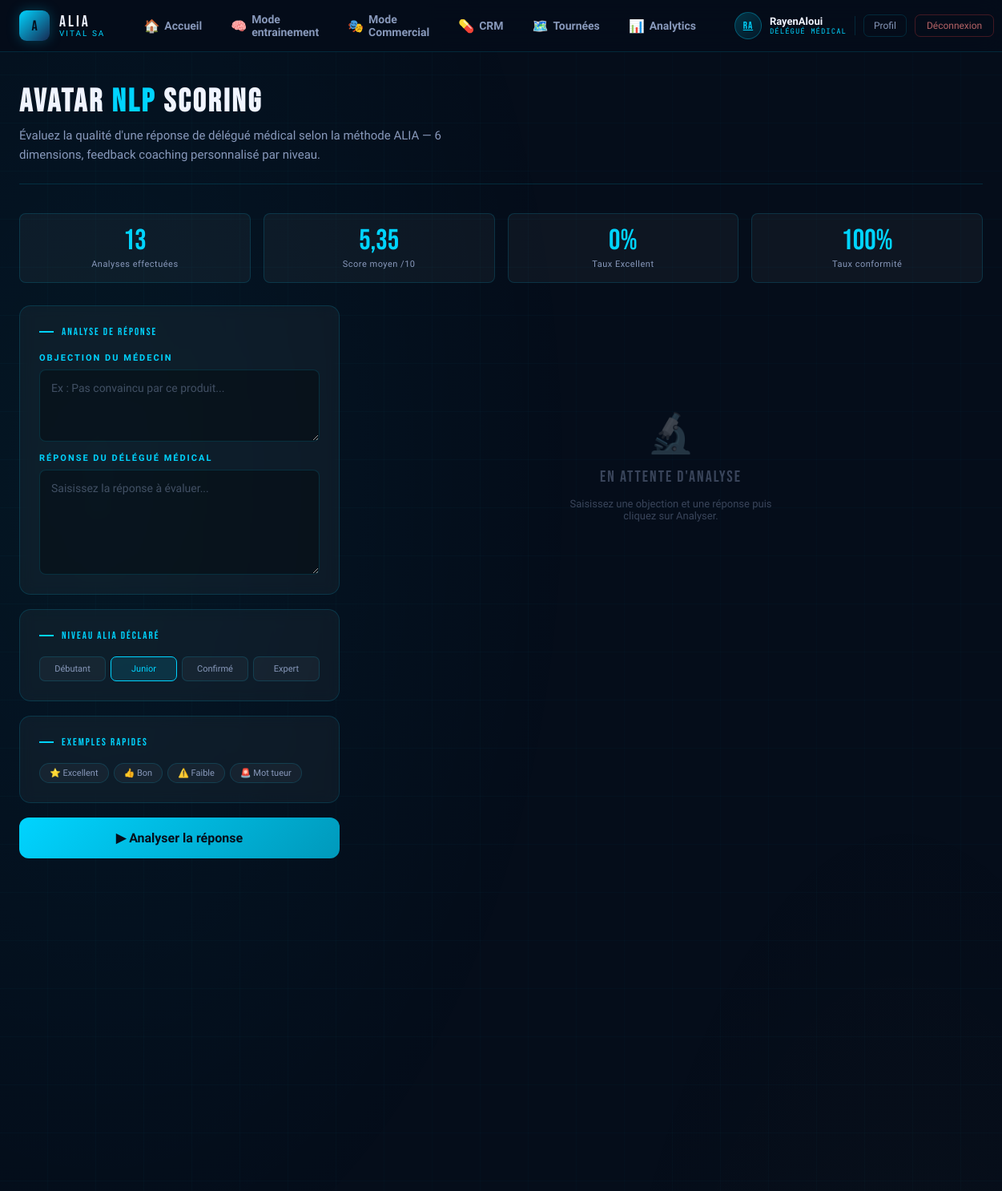
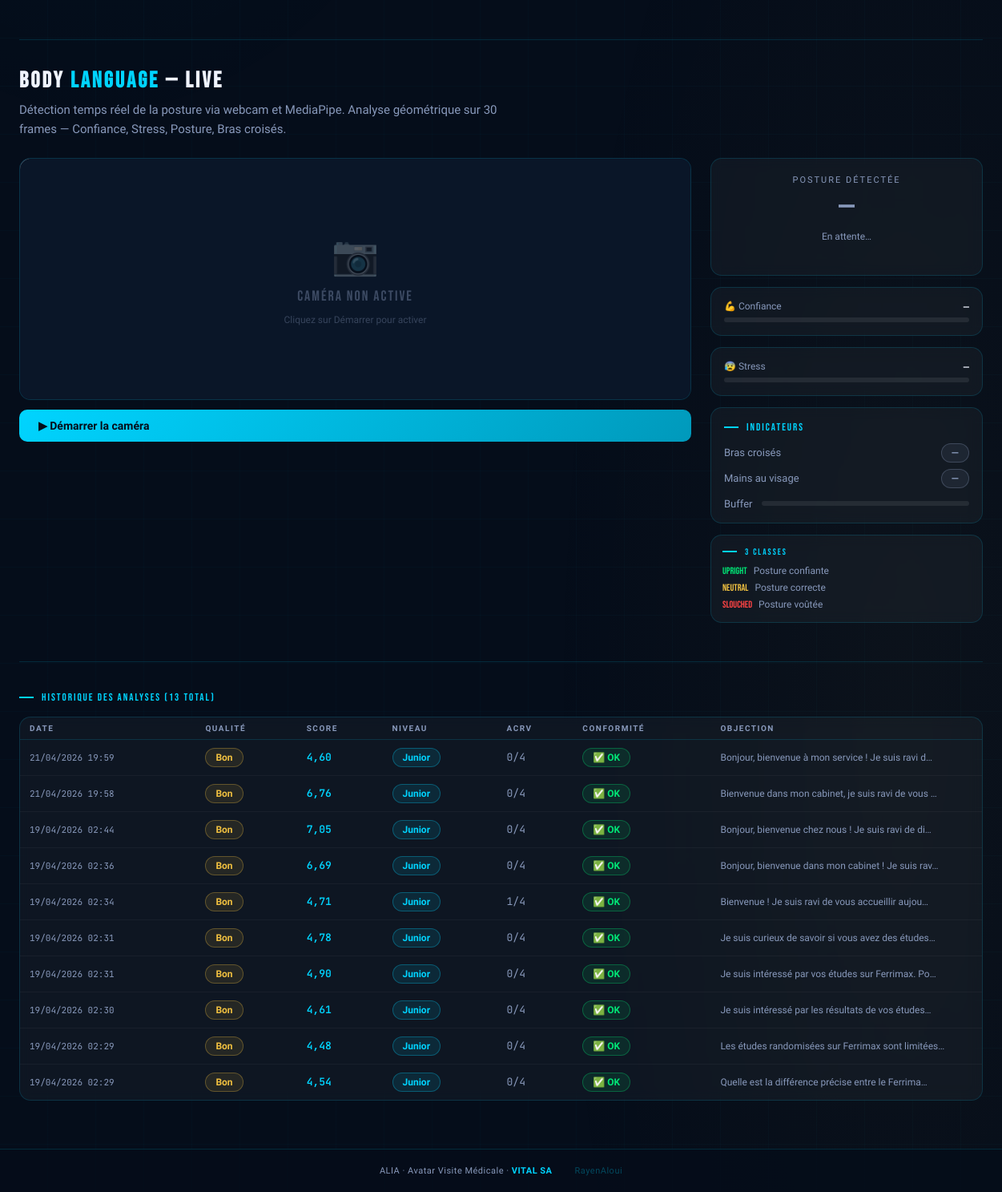
Before: /avatar/ (signed in) with the older database file (2 pictures, top to bottom).
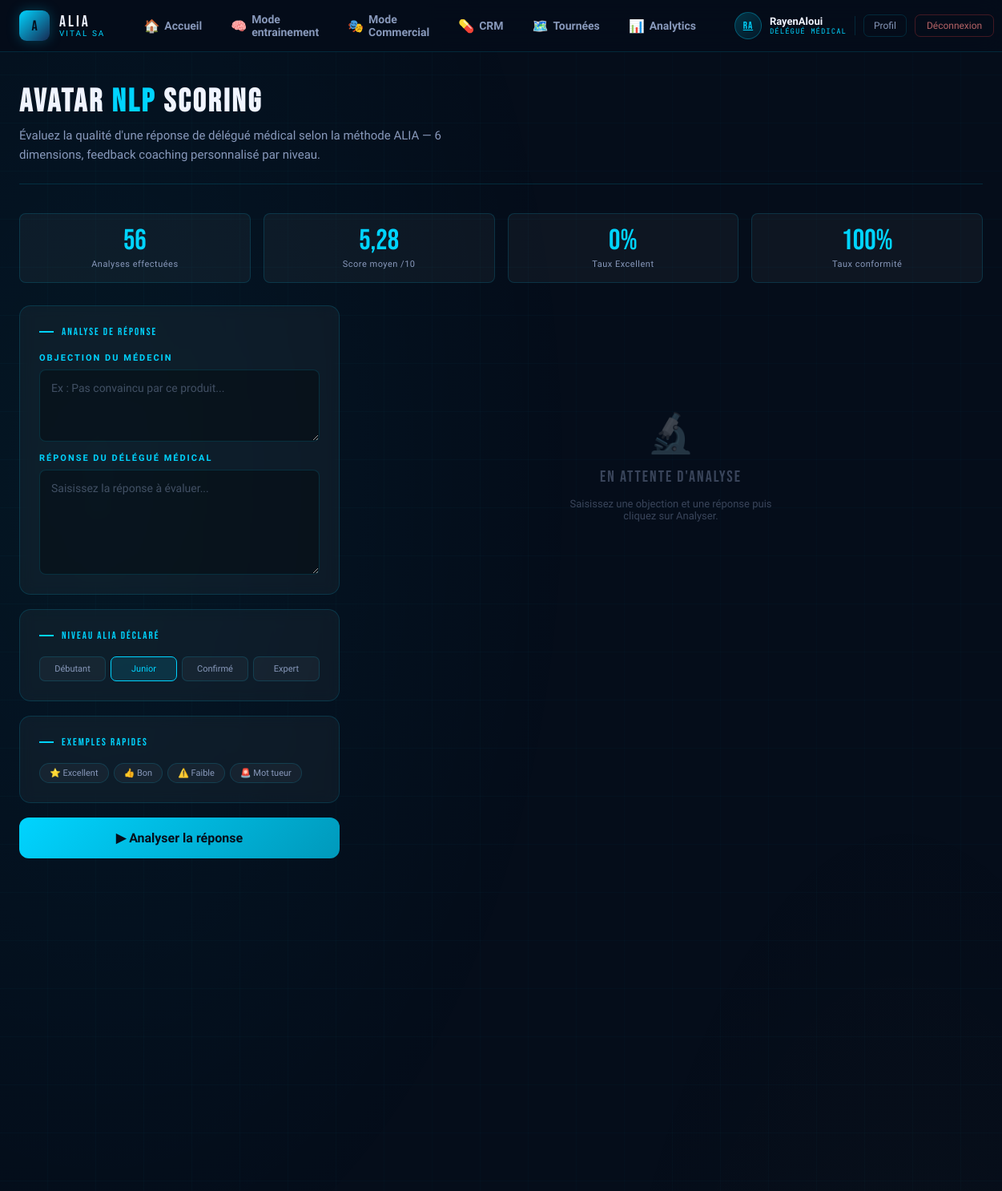
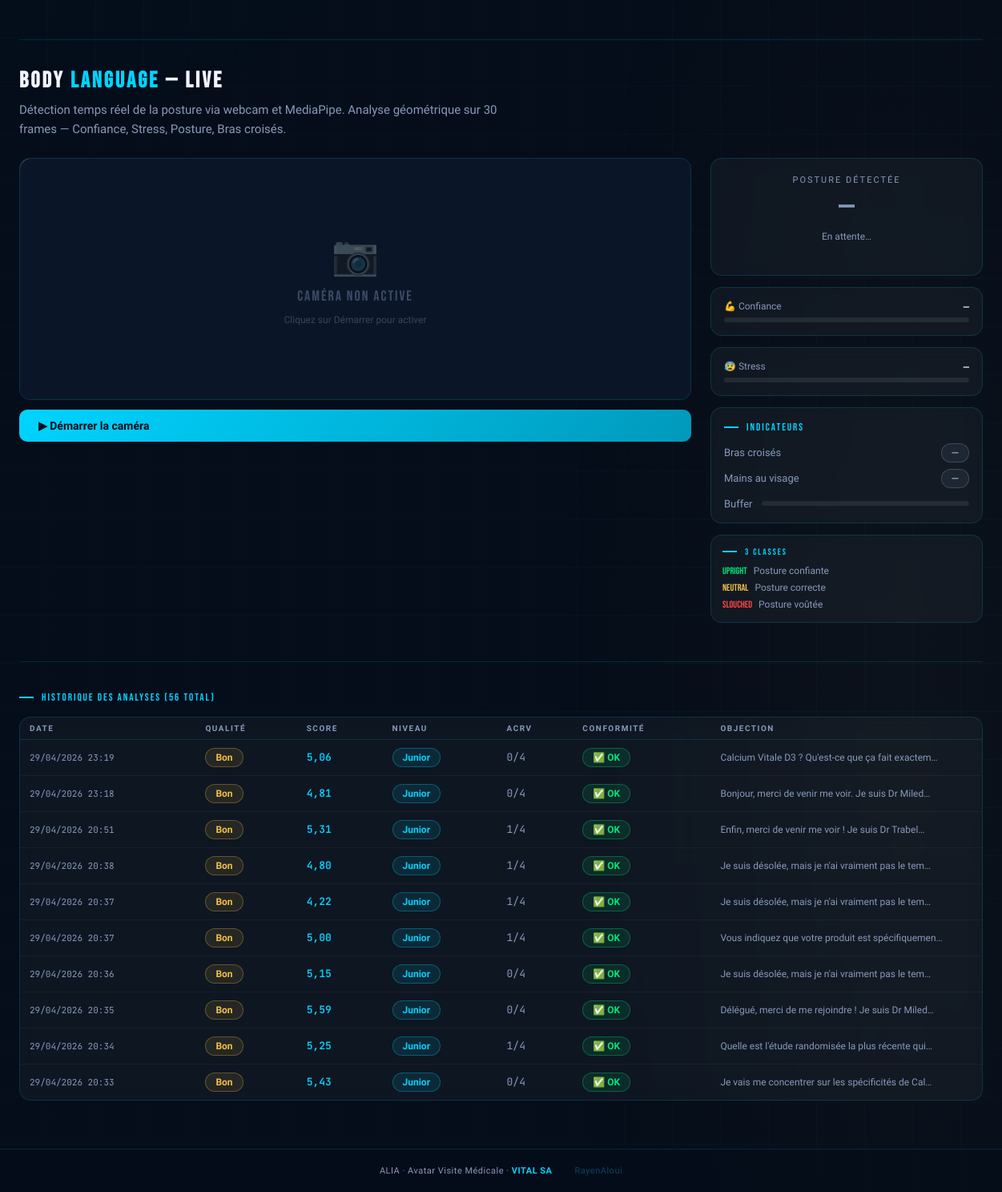
After: the same page with the newer database file (2 pictures, top to bottom).
### apps/avatar/models.py (models this page shows, shortened)
class NLPAnalysis(models.Model):
    user = models.ForeignKey(settings.AUTH_USER_MODEL, on_delete=models.CASCADE, null=True, blank=True, verbose_name="Délégué")
    objection      = models.TextField(verbose_name="Objection du médecin")
    response       = models.TextField(verbose_name="Réponse du délégué")
    niveau_alia_input = models.CharField(
        max_length=20, default="Junior",
        verbose_name="Niveau ALIA saisi",
        choices=[
            ('Débutant', 'Débutant'),
            ('Junior',   'Junior'),
            ('Confirmé', 'Confirmé'),
            ('Expert',   'Expert'),
        ]
    )
    quality        = models.CharField(max_length=20, verbose_name="Qualité")
    overall_score  = models.FloatField(verbose_name="Score global ALIA")
    score_scientific = models.FloatField(verbose_name="Score scientifique")
    score_clarity    = models.FloatField(verbose_name="Score clarté")
    score_objection  = models.FloatField(verbose_name="Score objection")
    sentiment        = models.CharField(max_length=20, verbose_name="Sentiment")
    niveau_alia_pred = models.CharField(max_length=20, verbose_name="Niveau ALIA prédit")
    visit_format     = models.CharField(max_length=20, verbose_name="Format visite")
    conformite       = models.BooleanField(verbose_name="Conformité")
    acrv_score       = models.IntegerField(default=0, verbose_name="Score A-C-R-V")
    created_at     = models.DateTimeField(default=timezone.now, verbose_name="Date analyse")
    class Meta:
        verbose_name        = "Analyse NLP"
        verbose_name_plural = "Analyses NLP"
        ordering            = ['-created_at']

### apps/avatar/views.py (the view)
# urls.py: path('',              views.avatar_index,  name='index'),
@login_required
def avatar_index(request):
    history = NLPAnalysis.objects.filter(user=request.user).order_by('-created_at')[:10]
    stats   = _compute_stats(request.user)
    context = {'page':'avatar','history':history,'stats':stats}
    return render(request, 'avatar/index.html', context)

### apps/accounts/models.py (called while the page is built)
    @property
    def display_name(self):
        return self.user.get_full_name() or self.user.username

    @property
    def initials(self):
        fn = self.user.first_name
        ln = self.user.last_name
        if fn and ln:
            return (fn[0] + ln[0]).upper()
        return self.user.username[:2].upper()

### apps/avatar/views.py (called while the page is built)
def _compute_stats(user=None):
    if user:
        qs = NLPAnalysis.objects.filter(user=user)
    else:
        qs = NLPAnalysis.objects.all()
    total = qs.count()
    if total == 0:
        return {'total':0,'avg_score':0,'pct_excellent':0,'pct_conforme':0}
    from django.db.models import Avg
    agg=qs.aggregate(avg_score=Avg('overall_score'))
    n_ex=qs.filter(quality='Excellent').count()
    n_co=qs.filter(conformite=True).count()
    return {'total':total,'avg_score':round(agg['avg_score'] or 0,2),
            'pct_excellent':round(n_ex/total*100),'pct_conforme':round(n_co/total*100)}

### apps/modeling/context_processors.py (called while the page is built)
def modeling_nav(_request):
    try:
        return {"modeling_url": reverse("modeling_index")}
    except NoReverseMatch:
        return {"modeling_url": "/alia-api/"}

### templates/avatar/index.html (shortened to what the changed rows need)
{% extends 'base.html' %}
{% load static %}
{% block content %}
<div class="page-header">
  <h1>Avatar <span>NLP</span> Scoring</h1>
</div>
{% if stats.total > 0 %}
<div class="stats-row" style="margin-bottom:28px">
  <div class="stat-card">
    <div class="stat-val">{{ stats.total }}</div>
    <div class="stat-label">Analyses effectuées</div>
  </div>
  <div class="stat-card">
    <div class="stat-val">{{ stats.avg_score }}</div>
    <div class="stat-label">Score moyen /10</div>
  </div>
  <div class="stat-card">
    <div class="stat-val">{{ stats.pct_excellent }}%</div>
    <div class="stat-label">Taux Excellent</div>
  </div>
  <div class="stat-card">
    <div class="stat-val">{{ stats.pct_conforme }}%</div>
    <div class="stat-label">Taux conformité</div>
  </div>
</div>
{% endif %}
<div style="margin-top:48px; padding-top:36px; border-top:1px solid var(--border);">
  <div class="page-header" style="border-bottom:none; margin-bottom:24px; padding-bottom:0;">
    <h1 style="font-size:28px;">Body <span>Language</span> — Live</h1>
  </div>
</div>
{% if history %}
<div style="margin-top:48px; padding-top:36px; border-top:1px solid var(--border);">
  <div class="card-title" style="margin-bottom:16px">Historique des analyses ({{ stats.total }} total)</div>
  <div class="card" style="padding:0; overflow:hidden;">
    <table class="history-table">
      <thead>
        <tr>
          <th>Date</th>
          <th>Qualité</th>
          <th>Score</th>
          <th>Niveau</th>
          <th>ACRV</th>
          <th>Conformité</th>
          <th>Objection</th>
        </tr>
      </thead>
      <tbody>
        {% for a in history %}
        <tr>
          <td style="font-family:'JetBrains Mono',monospace; font-size:11px; color:var(--white-dim);">
            {{ a.created_at|date:"d/m/Y H:i" }}
          </td>
          <td>
            <span class="badge {% if a.quality == 'Excellent' %}badge-green{% elif a.quality == 'Bon' %}badge-gold{% else %}badge-red{% endif %}">
              {{ a.quality }}
            </span>
          </td>
          <td style="font-family:'JetBrains Mono',monospace; font-weight:600; color:var(--cyan);">
            {{ a.overall_score|floatformat:2 }}
          </td>
          <td><span class="badge badge-cyan">{{ a.niveau_alia_pred }}</span></td>
          <td style="font-family:'JetBrains Mono',monospace; color:var(--white-dim);">{{ a.acrv_score }}/4</td>
          <td>
            {% if a.conformite %}
              <span class="badge badge-green">✅ OK</span>
            {% else %}
              <span class="badge badge-red">🚨 Non</span>
            {% endif %}
          </td>
          <td style="font-size:12px; color:var(--white-dim); max-width:200px; overflow:hidden; text-overflow:ellipsis; white-space:nowrap;">
            {{ a.objection|truncatechars:50 }}
          </td>
        </tr>
        {% endfor %}
      </tbody>
    </table>
  </div>
</div>
{% endif %}
{% endblock %}

Changed rows visible on the page:
no longer on this page (row unchanged): NLPAnalysis: created_at "21/04/2026 19:59", quality "Bon", overall_score "4,60", niveau_alia_pred "Junior", acrv_score "0", conformite "✅ OK", objection "Bonjour, bienvenue à mon service ! Je suis ravi d…"
no longer on this page (row unchanged): NLPAnalysis: created_at "21/04/2026 19:58", quality "Bon", overall_score "6,76", niveau_alia_pred "Junior", acrv_score "0", conformite "✅ OK", objection "Bienvenue dans mon cabinet, je suis ravi de vous …"
no longer on this page (row unchanged): NLPAnalysis: created_at "19/04/2026 02:44", quality "Bon", overall_score "7,05", niveau_alia_pred "Junior", acrv_score "0", conformite "✅ OK", objection "Bonjour, bienvenue chez nous ! Je suis ravi de di…"
no longer on this page (row unchanged): NLPAnalysis: created_at "19/04/2026 02:36", quality "Bon", overall_score "6,69", niveau_alia_pred "Junior", acrv_score "0", conformite "✅ OK", objection "Bonjour, bienvenue dans mon cabinet ! Je suis rav…"
no longer on this page (row unchanged): NLPAnalysis: created_at "19/04/2026 02:34", quality "Bon", overall_score "4,71", niveau_alia_pred "Junior", acrv_score "1", conformite "✅ OK", objection "Bienvenue ! Je suis ravi de vous accueillir aujou…"
no longer on this page (row unchanged): NLPAnalysis: created_at "19/04/2026 02:31", quality "Bon", overall_score "4,78", niveau_alia_pred "Junior", acrv_score "0", conformite "✅ OK", objection "Je suis curieux de savoir si vous avez des études…"
no longer on this page (row unchanged): NLPAnalysis: created_at "19/04/2026 02:31", quality "Bon", overall_score "4,90", niveau_alia_pred "Junior", acrv_score "0", conformite "✅ OK", objection "Je suis intéressé par vos études sur Ferrimax. Po…"
no longer on this page (row unchanged): NLPAnalysis: created_at "19/04/2026 02:30", quality "Bon", overall_score "4,61", niveau_alia_pred "Junior", acrv_score "0", conformite "✅ OK", objection "Je suis intéressé par les résultats de vos études…"
no longer on this page (row unchanged): NLPAnalysis: created_at "19/04/2026 02:29", quality "Bon", overall_score "4,48", niveau_alia_pred "Junior", acrv_score "0", conformite "✅ OK", objection "Les études randomisées sur Ferrimax sont limitées…"
no longer on this page (row unchanged): NLPAnalysis: created_at "19/04/2026 02:29", quality "Bon", overall_score "4,54", niveau_alia_pred "Junior", acrv_score "0", conformite "✅ OK", objection "Quelle est la différence précise entre le Ferrima…"
added NLPAnalysis: created_at "29/04/2026 23:19", quality "Bon", overall_score "5,06", niveau_alia_pred "Junior", acrv_score "0", conformite "✅ OK", objection "Calcium Vitale D3 ? Qu'est-ce que ça fait exactem…"
added NLPAnalysis: created_at "29/04/2026 23:18", quality "Bon", overall_score "4,81", niveau_alia_pred "Junior", acrv_score "0", conformite "✅ OK", objection "Bonjour, merci de venir me voir. Je suis Dr Miled…"
added NLPAnalysis: created_at "29/04/2026 20:51", quality "Bon", overall_score "5,31", niveau_alia_pred "Junior", acrv_score "1", conformite "✅ OK", objection "Enfin, merci de venir me voir ! Je suis Dr Trabel…"
added NLPAnalysis: created_at "29/04/2026 20:38", quality "Bon", overall_score "4,80", niveau_alia_pred "Junior", acrv_score "1", conformite "✅ OK", objection "Je suis désolée, mais je n'ai vraiment pas le tem…"
added NLPAnalysis: created_at "29/04/2026 20:37", quality "Bon", overall_score "4,22", niveau_alia_pred "Junior", acrv_score "1", conformite "✅ OK", objection "Je suis désolée, mais je n'ai vraiment pas le tem…"
added NLPAnalysis: created_at "29/04/2026 20:37", quality "Bon", overall_score "5,00", niveau_alia_pred "Junior", acrv_score "1", conformite "✅ OK", objection "Vous indiquez que votre produit est spécifiquemen…"
added NLPAnalysis: created_at "29/04/2026 20:36", quality "Bon", overall_score "5,15", niveau_alia_pred "Junior", acrv_score "0", conformite "✅ OK", objection "Je suis désolée, mais je n'ai vraiment pas le tem…"
added NLPAnalysis: created_at "29/04/2026 20:35", quality "Bon", overall_score "5,59", niveau_alia_pred "Junior", acrv_score "0", conformite "✅ OK", objection "Délégué, merci de me rejoindre ! Je suis Dr Miled…"
added NLPAnalysis: created_at "29/04/2026 20:34", quality "Bon", overall_score "5,25", niveau_alia_pred "Junior", acrv_score "1", conformite "✅ OK", objection "Quelle est l'étude randomisée la plus récente qui…"
added NLPAnalysis: created_at "29/04/2026 20:33", quality "Bon", overall_score "5,43", niveau_alia_pred "Junior", acrv_score "0", conformite "✅ OK", objection "Je vais me concentrer sur les spécificités de Cal…"
Other visible differences:
{{ stats.total }}: "13" → "56"
{{ stats.avg_score }}: "5,35" → "5,28"
